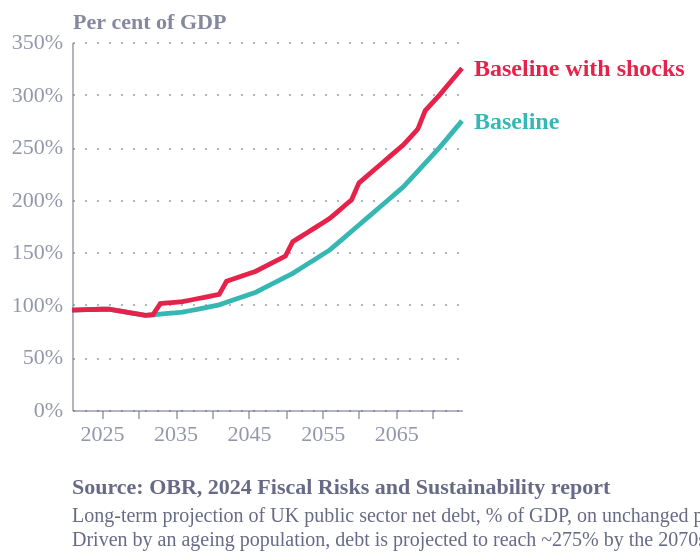

Describe this chart as a Vega-Lite specification.
### Vega-Lite specification from a JSON file in a GitHub repository (floating-point values rounded to 4 significant figures)
{"config": {"font": "Circular Std", "text": {"color": "#676A86", "align": "left", "baseline": "middle", "dx": 7, "dy": 0, "fontSize": 11}, "view": {"stroke": "transparent", "continuousWidth": 400, "continuousHeight": 300, "discreteWidth": 400, "discreteHeight": 300, "fill": "transparent"}, "range": {"category": ["#36B7B4", "#E6224B", "#F4C245", "#0063AF", "#00A767", "#179FDB", "#EB5C2E"], "diverging": ["#E6224B", "#E54753", "#C9C9C9", "#179FDB", "#122B39"], "heatmap": ["#C9C9C9", "#179FDB", "#0063AF", "#122B39"], "ordinal": ["#00A767", "#36B7B4", "#179FDB", "#0063AF", "#243B5A"]}, "bar": {"color": "#179fdb"}, "line": {"color": "#e6224b"}, "rule": {"color": "#676A86"}, "area": {"opacity": 0.3}, "point": {"filled": true, "size": 80, "color": "#e6224b", "opacity": 0.95}, "geoshape": {"stroke": "white", "strokeWidth": 0.3}, "rect": {"fill": "#d6d4d4", "opacity": 0.3}, "axis": {"labelColor": "#676A86", "labelFontSize": 11, "labelFont": "Circular Std", "labelOpacity": 0.7, "tickColor": "#676A86", "tickOpacity": 0.5, "domainColor": "#676A86", "domainOpacity": 0.5, "gridColor": "#676A86", "gridDash": [2, 2], "gridOpacity": 0.5, "title": null, "titleColor": "#676A86", "titleOpacity": 0.8, "tickSize": 4}, "axisXDiscrete": {"grid": false, "labelAngle": 0, "tickCount": 10, "tickOpacity": 0.5, "title": null}, "axisYDiscrete": {"ticks": false, "labelPadding": 5}, "axisXTemporal": {"grid": false, "ticks": true}, "axisXQuantitative": {"grid": true}, "axisYQuantitative": {"gridColor": "#676A86", "gridDash": [1, 5], "gridOpacity": 0.5, "ticks": false, "labelPadding": 5, "tickCount": 8, "titleAngle": 0, "titleAlign": "left", "titleBaseline": "bottom", "titleX": 0, "titleY": -5}, "title": {"color": "#676A86E6", "subtitleColor": "#676A86", "font": "Circular Std", "subtitleFont": "Circular Std", "anchor": "start", "fontSize": 14, "subtitleFontSize": 12, "subtitlePadding": 4, "offset": 0, "frame": "group"}, "legend": {"titleColor": "#122b39", "title": null, "labelColor": "#122b39", "labelFontSize": 11}, "background": "white"}, "layer": [{"mark": {"type": "line", "strokeWidth": 2.4}, "encoding": {"color": {"field": "scenario", "legend": null, "type": "nominal"}, "detail": {"field": "scenario", "type": "nominal"}, "x": {"axis": {"format": "%Y", "tickCount": 8}, "field": "date", "title": null, "type": "temporal"}, "y": {"axis": {"labelExpr": "datum.label + '%'"}, "field": "pct", "scale": {"domain": [0, 350]}, "title": "Per cent of GDP", "type": "quantitative"}}}, {"mark": {"type": "text", "align": "left", "dx": 6, "fontSize": 12, "fontWeight": "bold"}, "encoding": {"color": {"field": "scenario", "legend": null, "type": "nominal"}, "text": {"aggregate": {"argmax": "date"}, "field": "scenario", "type": "nominal"}, "x": {"aggregate": "max", "field": "date", "type": "temporal"}, "y": {"aggregate": {"argmax": "date"}, "field": "pct", "type": "quantitative"}}}], "autosize": {"contains": "padding", "type": "fit"}, "data": {"name": "data-5f188909d40c042d2d02b73467b7c3e5"}, "height": 280, "title": {"text": "Source: OBR, 2024 Fiscal Risks and Sustainability report", "anchor": "start", "color": "#676A86", "dy": 12, "fontSize": 11, "orient": "bottom", "subtitle": ["Long-term projection of UK public sector net debt, % of GDP, on unchanged policy.", "Driven by an ageing population, debt is projected to reach ~275% by the 2070s — or ~325% with recurring shocks."], "subtitleColor": "#676A86", "subtitleFontSize": 10}, "width": 350, "$schema": "https://vega.github.io/schema/vega-lite/v6.4.1.json", "datasets": {"data-5f188909d40c042d2d02b73467b7c3e5": [{"year": 2021, "pct": 95.0, "scenario": "Baseline", "date": "2021-01-01T00:00:00"}, {"year": 2021, "pct": 95.0, "scenario": "Baseline with shocks", "date": "2021-01-01T00:00:00"}, {"year": 2022, "pct": 95.2, "scenario": "Baseline", "date": "2022-01-01T00:00:00"}, {"year": 2022, "pct": 95.2, "scenario": "Baseline with shocks", "date": "2022-01-01T00:00:00"}, {"year": 2023, "pct": 95.4, "scenario": "Baseline", "date": "2023-01-01T00:00:00"}, {"year": 2023, "pct": 95.4, "scenario": "Baseline with shocks", "date": "2023-01-01T00:00:00"}, {"year": 2024, "pct": 95.6, "scenario": "Baseline", "date": "2024-01-01T00:00:00"}, {"year": 2024, "pct": 95.6, "scenario": "Baseline with shocks", "date": "2024-01-01T00:00:00"}, {"year": 2025, "pct": 95.8, "scenario": "Baseline", "date": "2025-01-01T00:00:00"}, {"year": 2025, "pct": 95.8, "scenario": "Baseline with shocks", "date": "2025-01-01T00:00:00"}, {"year": 2026, "pct": 96.0, "scenario": "Baseline", "date": "2026-01-01T00:00:00"}, {"year": 2026, "pct": 96.0, "scenario": "Baseline with shocks", "date": "2026-01-01T00:00:00"}, {"year": 2027, "pct": 94.8, "scenario": "Baseline", "date": "2027-01-01T00:00:00"}, {"year": 2027, "pct": 94.8, "scenario": "Baseline with shocks", "date": "2027-01-01T00:00:00"}, {"year": 2028, "pct": 93.6, "scenario": "Baseline", "date": "2028-01-01T00:00:00"}, {"year": 2028, "pct": 93.6, "scenario": "Baseline with shocks", "date": "2028-01-01T00:00:00"}, {"year": 2029, "pct": 92.4, "scenario": "Baseline", "date": "2029-01-01T00:00:00"}, {"year": 2029, "pct": 92.4, "scenario": "Baseline with shocks", "date": "2029-01-01T00:00:00"}, {"year": 2030, "pct": 91.2, "scenario": "Baseline", "date": "2030-01-01T00:00:00"}, {"year": 2030, "pct": 91.2, "scenario": "Baseline with shocks", "date": "2030-01-01T00:00:00"}, {"year": 2031, "pct": 90.0, "scenario": "Baseline", "date": "2031-01-01T00:00:00"}, {"year": 2031, "pct": 90.0, "scenario": "Baseline with shocks", "date": "2031-01-01T00:00:00"}, {"year": 2032, "pct": 90.6, "scenario": "Baseline", "date": "2032-01-01T00:00:00"}, {"year": 2032, "pct": 90.6, "scenario": "Baseline with shocks", "date": "2032-01-01T00:00:00"}, {"year": 2033, "pct": 91.2, "scenario": "Baseline", "date": "2033-01-01T00:00:00"}, {"year": 2033, "pct": 101.2, "scenario": "Baseline with shocks", "date": "2033-01-01T00:00:00"}, {"year": 2034, "pct": 91.8, "scenario": "Baseline", "date": "2034-01-01T00:00:00"}, {"year": 2034, "pct": 101.8, "scenario": "Baseline with shocks", "date": "2034-01-01T00:00:00"}, {"year": 2035, "pct": 92.4, "scenario": "Baseline", "date": "2035-01-01T00:00:00"}, {"year": 2035, "pct": 102.4, "scenario": "Baseline with shocks", "date": "2035-01-01T00:00:00"}, {"year": 2036, "pct": 93.0, "scenario": "Baseline", "date": "2036-01-01T00:00:00"}, {"year": 2036, "pct": 103.0, "scenario": "Baseline with shocks", "date": "2036-01-01T00:00:00"}, {"year": 2037, "pct": 94.4, "scenario": "Baseline", "date": "2037-01-01T00:00:00"}, {"year": 2037, "pct": 104.4, "scenario": "Baseline with shocks", "date": "2037-01-01T00:00:00"}, {"year": 2038, "pct": 95.8, "scenario": "Baseline", "date": "2038-01-01T00:00:00"}, {"year": 2038, "pct": 105.8, "scenario": "Baseline with shocks", "date": "2038-01-01T00:00:00"}, {"year": 2039, "pct": 97.2, "scenario": "Baseline", "date": "2039-01-01T00:00:00"}, {"year": 2039, "pct": 107.2, "scenario": "Baseline with shocks", "date": "2039-01-01T00:00:00"}, {"year": 2040, "pct": 98.6, "scenario": "Baseline", "date": "2040-01-01T00:00:00"}, {"year": 2040, "pct": 108.6, "scenario": "Baseline with shocks", "date": "2040-01-01T00:00:00"}, {"year": 2041, "pct": 100.0, "scenario": "Baseline", "date": "2041-01-01T00:00:00"}, {"year": 2041, "pct": 110.0, "scenario": "Baseline with shocks", "date": "2041-01-01T00:00:00"}, {"year": 2042, "pct": 102.4, "scenario": "Baseline", "date": "2042-01-01T00:00:00"}, {"year": 2042, "pct": 122.4, "scenario": "Baseline with shocks", "date": "2042-01-01T00:00:00"}, {"year": 2043, "pct": 104.8, "scenario": "Baseline", "date": "2043-01-01T00:00:00"}, {"year": 2043, "pct": 124.8, "scenario": "Baseline with shocks", "date": "2043-01-01T00:00:00"}, {"year": 2044, "pct": 107.2, "scenario": "Baseline", "date": "2044-01-01T00:00:00"}, {"year": 2044, "pct": 127.2, "scenario": "Baseline with shocks", "date": "2044-01-01T00:00:00"}, {"year": 2045, "pct": 109.6, "scenario": "Baseline", "date": "2045-01-01T00:00:00"}, {"year": 2045, "pct": 129.6, "scenario": "Baseline with shocks", "date": "2045-01-01T00:00:00"}, {"year": 2046, "pct": 112.0, "scenario": "Baseline", "date": "2046-01-01T00:00:00"}, {"year": 2046, "pct": 132.0, "scenario": "Baseline with shocks", "date": "2046-01-01T00:00:00"}, {"year": 2047, "pct": 115.6, "scenario": "Baseline", "date": "2047-01-01T00:00:00"}, {"year": 2047, "pct": 135.6, "scenario": "Baseline with shocks", "date": "2047-01-01T00:00:00"}, {"year": 2048, "pct": 119.2, "scenario": "Baseline", "date": "2048-01-01T00:00:00"}, {"year": 2048, "pct": 139.2, "scenario": "Baseline with shocks", "date": "2048-01-01T00:00:00"}, {"year": 2049, "pct": 122.8, "scenario": "Baseline", "date": "2049-01-01T00:00:00"}, {"year": 2049, "pct": 142.8, "scenario": "Baseline with shocks", "date": "2049-01-01T00:00:00"}, {"year": 2050, "pct": 126.4, "scenario": "Baseline", "date": "2050-01-01T00:00:00"}, {"year": 2050, "pct": 146.4, "scenario": "Baseline with shocks", "date": "2050-01-01T00:00:00"}, {"year": 2051, "pct": 130.0, "scenario": "Baseline", "date": "2051-01-01T00:00:00"}, {"year": 2051, "pct": 160.0, "scenario": "Baseline with shocks", "date": "2051-01-01T00:00:00"}, {"year": 2052, "pct": 134.4, "scenario": "Baseline", "date": "2052-01-01T00:00:00"}, {"year": 2052, "pct": 164.4, "scenario": "Baseline with shocks", "date": "2052-01-01T00:00:00"}, {"year": 2053, "pct": 138.8, "scenario": "Baseline", "date": "2053-01-01T00:00:00"}, {"year": 2053, "pct": 168.8, "scenario": "Baseline with shocks", "date": "2053-01-01T00:00:00"}, {"year": 2054, "pct": 143.2, "scenario": "Baseline", "date": "2054-01-01T00:00:00"}, {"year": 2054, "pct": 173.2, "scenario": "Baseline with shocks", "date": "2054-01-01T00:00:00"}, {"year": 2055, "pct": 147.6, "scenario": "Baseline", "date": "2055-01-01T00:00:00"}, {"year": 2055, "pct": 177.6, "scenario": "Baseline with shocks", "date": "2055-01-01T00:00:00"}, {"year": 2056, "pct": 152.0, "scenario": "Baseline", "date": "2056-01-01T00:00:00"}, {"year": 2056, "pct": 182.0, "scenario": "Baseline with shocks", "date": "2056-01-01T00:00:00"}, {"year": 2057, "pct": 158.0, "scenario": "Baseline", "date": "2057-01-01T00:00:00"}, {"year": 2057, "pct": 188.0, "scenario": "Baseline with shocks", "date": "2057-01-01T00:00:00"}, {"year": 2058, "pct": 164.0, "scenario": "Baseline", "date": "2058-01-01T00:00:00"}, {"year": 2058, "pct": 194.0, "scenario": "Baseline with shocks", "date": "2058-01-01T00:00:00"}, {"year": 2059, "pct": 170.0, "scenario": "Baseline", "date": "2059-01-01T00:00:00"}, {"year": 2059, "pct": 200.0, "scenario": "Baseline with shocks", "date": "2059-01-01T00:00:00"}, {"year": 2060, "pct": 176.0, "scenario": "Baseline", "date": "2060-01-01T00:00:00"}, {"year": 2060, "pct": 216.0, "scenario": "Baseline with shocks", "date": "2060-01-01T00:00:00"}, {"year": 2061, "pct": 182.0, "scenario": "Baseline", "date": "2061-01-01T00:00:00"}, {"year": 2061, "pct": 222.0, "scenario": "Baseline with shocks", "date": "2061-01-01T00:00:00"}, {"year": 2062, "pct": 188.0, "scenario": "Baseline", "date": "2062-01-01T00:00:00"}, {"year": 2062, "pct": 228.0, "scenario": "Baseline with shocks", "date": "2062-01-01T00:00:00"}, {"year": 2063, "pct": 194.0, "scenario": "Baseline", "date": "2063-01-01T00:00:00"}, {"year": 2063, "pct": 234.0, "scenario": "Baseline with shocks", "date": "2063-01-01T00:00:00"}, {"year": 2064, "pct": 200.0, "scenario": "Baseline", "date": "2064-01-01T00:00:00"}, {"year": 2064, "pct": 240.0, "scenario": "Baseline with shocks", "date": "2064-01-01T00:00:00"}, {"year": 2065, "pct": 206.0, "scenario": "Baseline", "date": "2065-01-01T00:00:00"}, {"year": 2065, "pct": 246.0, "scenario": "Baseline with shocks", "date": "2065-01-01T00:00:00"}, {"year": 2066, "pct": 212.0, "scenario": "Baseline", "date": "2066-01-01T00:00:00"}, {"year": 2066, "pct": 252.0, "scenario": "Baseline with shocks", "date": "2066-01-01T00:00:00"}, {"year": 2067, "pct": 219.6, "scenario": "Baseline", "date": "2067-01-01T00:00:00"}, {"year": 2067, "pct": 259.6, "scenario": "Baseline with shocks", "date": "2067-01-01T00:00:00"}, {"year": 2068, "pct": 227.2, "scenario": "Baseline", "date": "2068-01-01T00:00:00"}, {"year": 2068, "pct": 267.2, "scenario": "Baseline with shocks", "date": "2068-01-01T00:00:00"}, {"year": 2069, "pct": 234.8, "scenario": "Baseline", "date": "2069-01-01T00:00:00"}, {"year": 2069, "pct": 284.8, "scenario": "Baseline with shocks", "date": "2069-01-01T00:00:00"}, {"year": 2070, "pct": 242.4, "scenario": "Baseline", "date": "2070-01-01T00:00:00"}, {"year": 2070, "pct": 292.4, "scenario": "Baseline with shocks", "date": "2070-01-01T00:00:00"}, {"year": 2071, "pct": 250.0, "scenario": "Baseline", "date": "2071-01-01T00:00:00"}, {"year": 2071, "pct": 300.0, "scenario": "Baseline with shocks", "date": "2071-01-01T00:00:00"}, {"year": 2072, "pct": 258.3, "scenario": "Baseline", "date": "2072-01-01T00:00:00"}, {"year": 2072, "pct": 308.3, "scenario": "Baseline with shocks", "date": "2072-01-01T00:00:00"}, {"year": 2073, "pct": 266.7, "scenario": "Baseline", "date": "2073-01-01T00:00:00"}, {"year": 2073, "pct": 316.7, "scenario": "Baseline with shocks", "date": "2073-01-01T00:00:00"}, {"year": 2074, "pct": 275.0, "scenario": "Baseline", "date": "2074-01-01T00:00:00"}, {"year": 2074, "pct": 325.0, "scenario": "Baseline with shocks", "date": "2074-01-01T00:00:00"}]}}
